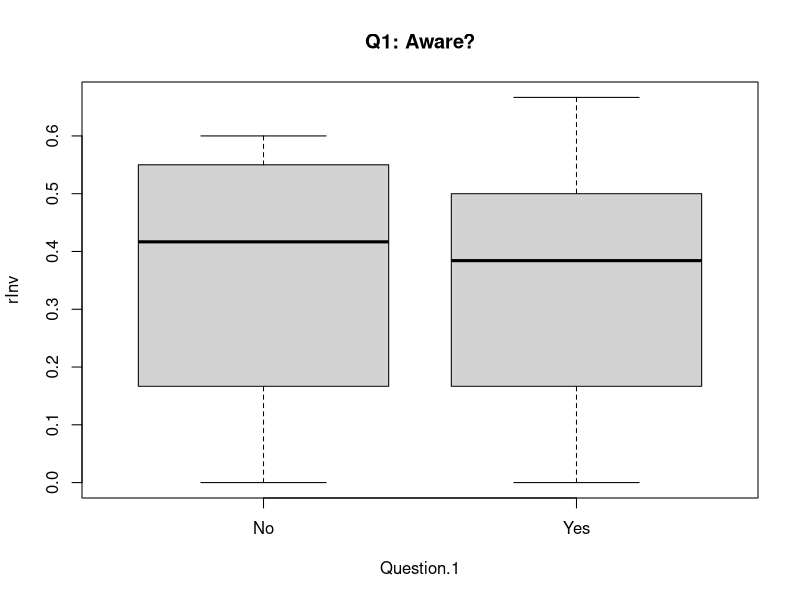
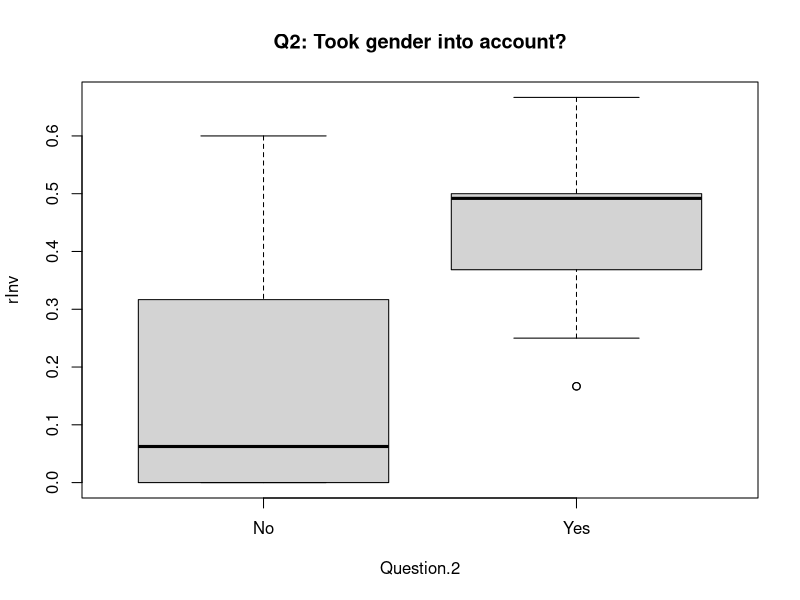
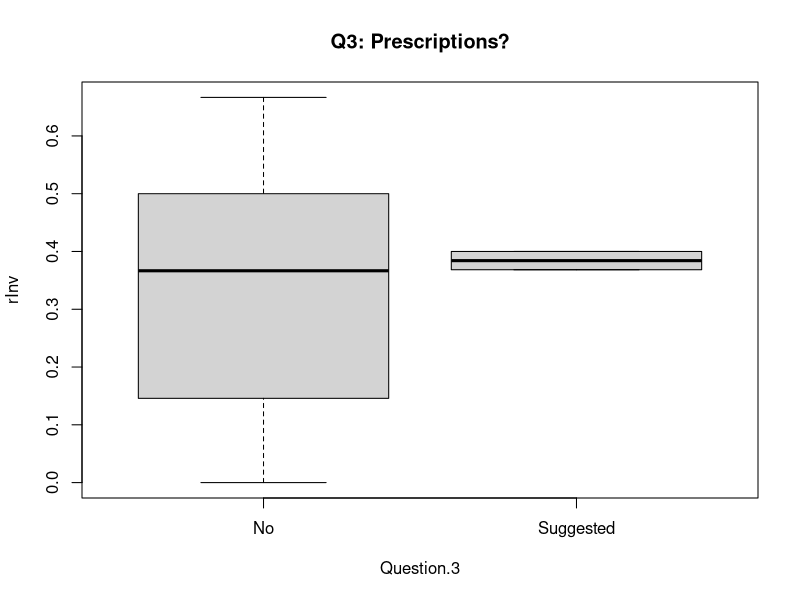
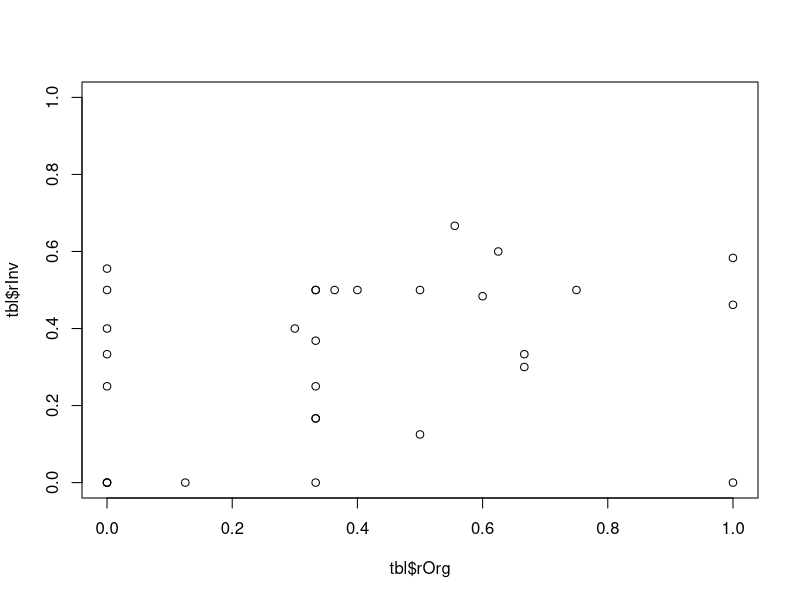
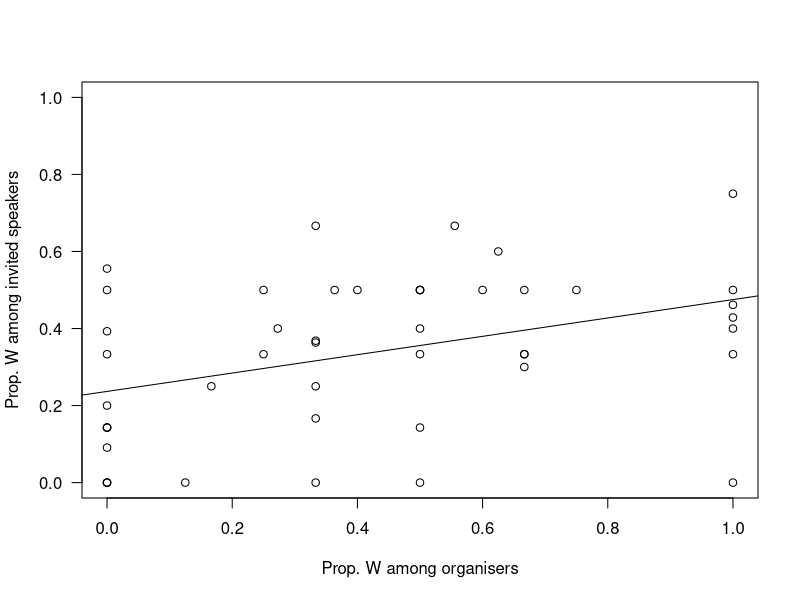
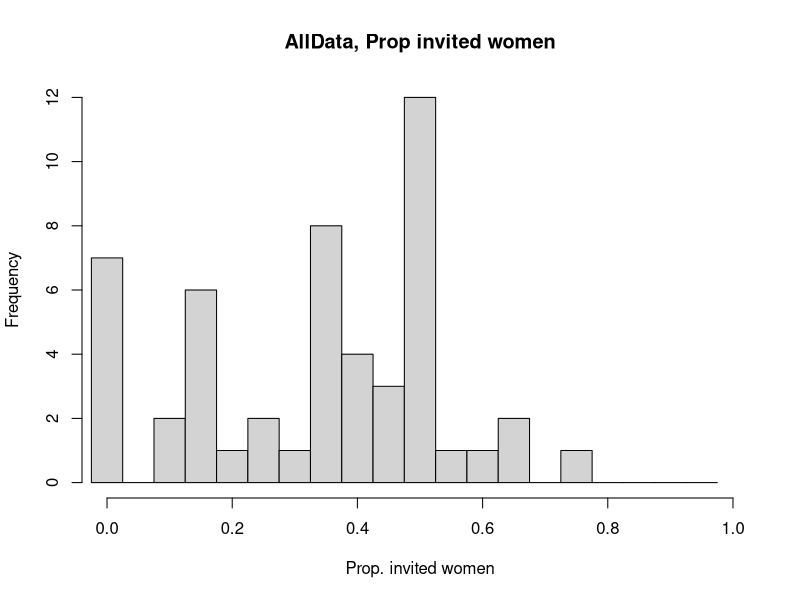
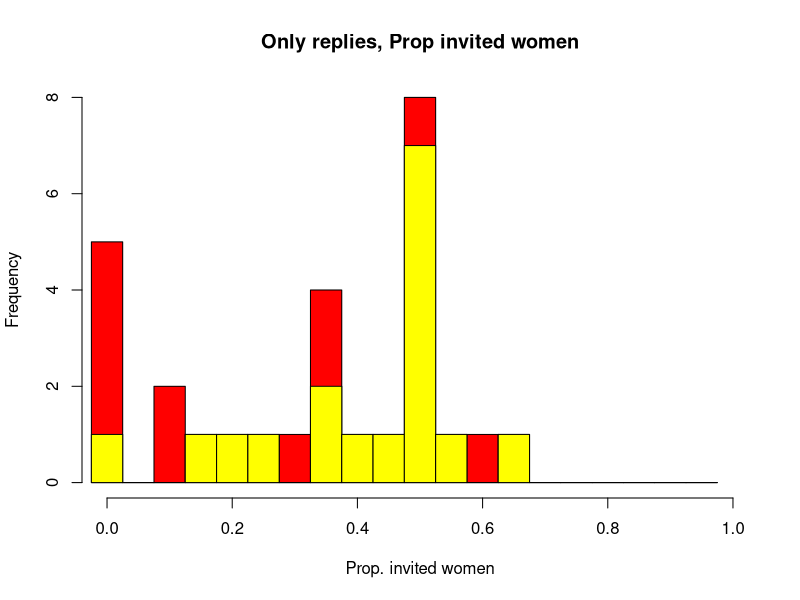
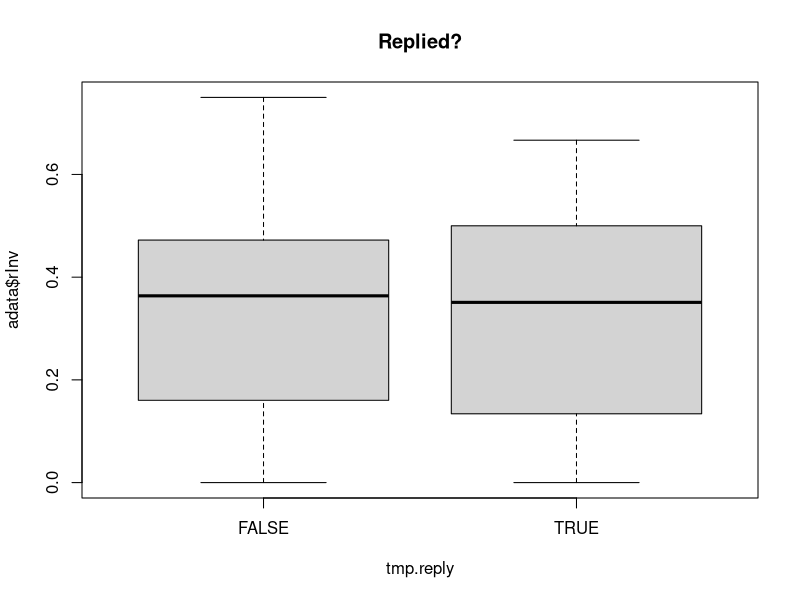

R code for these plots, in order:
# Clean the memory
rm(list=ls())

# Load the answers
tbl <- read.csv("Responses_20160717.csv", stringsAsFactors = FALSE)

# Create columns with ratios
tbl <- cbind(tbl, rInv = tbl$New_Invited_W / tbl$New_Invited_nb, #
             rIns = tbl$New_Instructor_W / tbl$New_Instructor_nb, #
             rOrg = tbl$New_Org_W / tbl$New_Org_nb)

# Plots
# Questions
boxplot(rInv ~ Question.1, data = tbl, main="Q1: Aware?")
boxplot(rInv ~ Question.2, data = tbl, main="Q2: Took gender into account?")
boxplot(rInv ~ Question.3, data = tbl, main="Q3: Prescriptions?")
# Organisers
plot(tbl$rOrg, tbl$rInv, xlim = c(0, 1), ylim = c(0, 1))
summary(lm(rInv~rOrg, data = tbl))

# All data
## NOTE: THIS IS EXTREMELY COARSE, NEED TO DISTINGUISH BETWEEN TYPES OF EVENTS
odata <- read.csv("AllData_20160718.csv", stringsAsFactors = FALSE)
dim(odata)
adata <- odata[odata$Include == TRUE,]
dim(adata)
adata <- cbind(adata, rInv = adata$Invited_W / adata$Invited_nb, rIns = adata$Instructor_W / adata$Instructor_nb, rOrg = as.numeric(adata$Org_W) / as.numeric(adata$Org_nb))

plot(adata$rOrg, adata$rInv, xlim = c(0, 1), ylim = c(0, 1), xlab = "Prop. W among organisers", ylab = "Prop. W among invited speakers", las = 1)
aOI  <- lm(rInv~rOrg, data=adata)
abline(aOI)

# Histogram of proportion of women
hist(adata$rInv, xlim=c(0,1), breaks=seq(-0.025,1.0,by=0.05), main = "AllData, Prop invited women", xlab = "Prop. invited women")

# Those who replied
aa <- adata[!is.na(adata$Org_reply1), ]
# Check consistency when merging data
all(aa$Ad_ID == aa$Event.name)

# Histogram of proportion of women
hist(aa$rInv, xlim=c(0,1), breaks=seq(-0.025,1.0,by=0.05), main = "Only replies, Prop invited women", xlab = "Prop. invited women", col="red", freq=TRUE)
hist(aa[aa$Question.2=="Yes",]$rInv, xlim=c(0,1), breaks=seq(-0.025,1.0,by=0.05), main = "Only replies, Prop invited women", xlab = "Prop. invited women", col="yellow", add=TRUE, freq=TRUE)

# Check lines where people corrected the result
checkno <- aa[aa$Question.0=="No",]

compcols.oneline <- function(a, b){
  if(is.na(a) & is.na(b)) return(TRUE)
  else
    if( (is.na(a) & !is.na(b)) | (!is.na(a) & is.na(b)) ) return(FALSE)
    else
      if(a==b) return(TRUE) else return(FALSE)
}
compcols <- function(A, B){
  n <- length(A)
  out <- rep(0, n)
  for (i in 1:n){
    out[i] <- compcols.oneline(A[i], B[i])
  }
  return(out)
}

tmp <- aa[, c(1, 32, 12, 33, 13, 34, 14, 35, 15, 36, 16, 37, 17, 38, 18, 39, 19, 40)]
diffcols <- !( compcols(tmp[,3], tmp[,4]) & compcols(tmp[,5], tmp[,6]) & compcols(tmp[,7], tmp[,8]) & compcols(tmp[,9], tmp[,10]) & compcols(tmp[,11], tmp[,12]) & compcols(tmp[,13], tmp[,14]) & compcols(tmp[,15], tmp[,16]) & compcols(tmp[,17], tmp[,18]))

tmp[diffcols & tmp$Question.0=="Yes",]

# Effect of proportion of female speakers on whether organizers replied
tmp.reply <- !is.na(adata$Org_reply1)
boxplot(adata$rInv ~ tmp.reply, main="Replied?")

adata[is.na(adata$Org_reply1),]

adata$Org_name1[duplicated(adata$Org_name1)]

